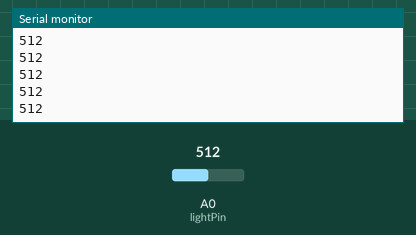
Simulated run of this sketch. Board: Arduino Uno, built with avr-gcc and run on an emulated ATmega328P. Shown: the last lines printed to the serial monitor. Inputs (shaded band) come from the test bench; at power-on: A0 (lightPin) = 512.

Above: at 1.2 s.
1.3 s: A0 (lightPin) set to 716
At 1.32 s:
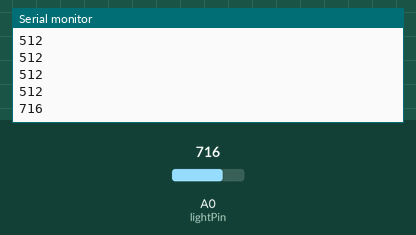
2.8 s: A0 (lightPin) set to 900
At 2.83 s:
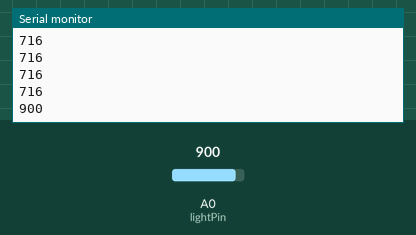
Timing chart, 0 to 5.8 s (numbered marks = the images above; inputs shaded):
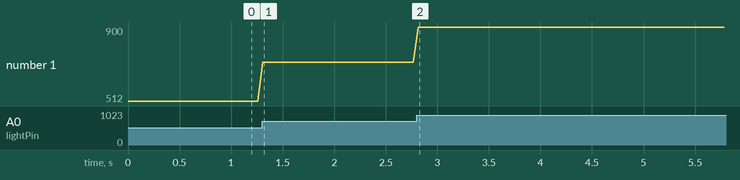

Measured:
- after the input at 1.3 s, the serial monitor: prints a new line at once (image 1)
- after the input at 2.8 s, the serial monitor: prints a new line at once (image 2)
- plotted number 1: 512 → 716 after the input at 1.3 s, 716 → 900 after the input at 2.8 s

The sketch:

fotoResist.ino
```cpp
int lightPin = A0;  // välj inmatningsstiftet för fotoresistor

int lightValue = 0; // variabel för att lagra värdet som kommer från fotoresistorn

void setup() {
  Serial.begin(9600); // sätter samplingfrequens för seriell kommunikation
}

void loop() {
  lightValue = analogRead(lightPin); // läs värdet från sensorn
  Serial.println(lightValue); // skriver ut de värden som kommer från sensorn till skärmen
  delay(50); // vänta 50 millisekunder
}
```
